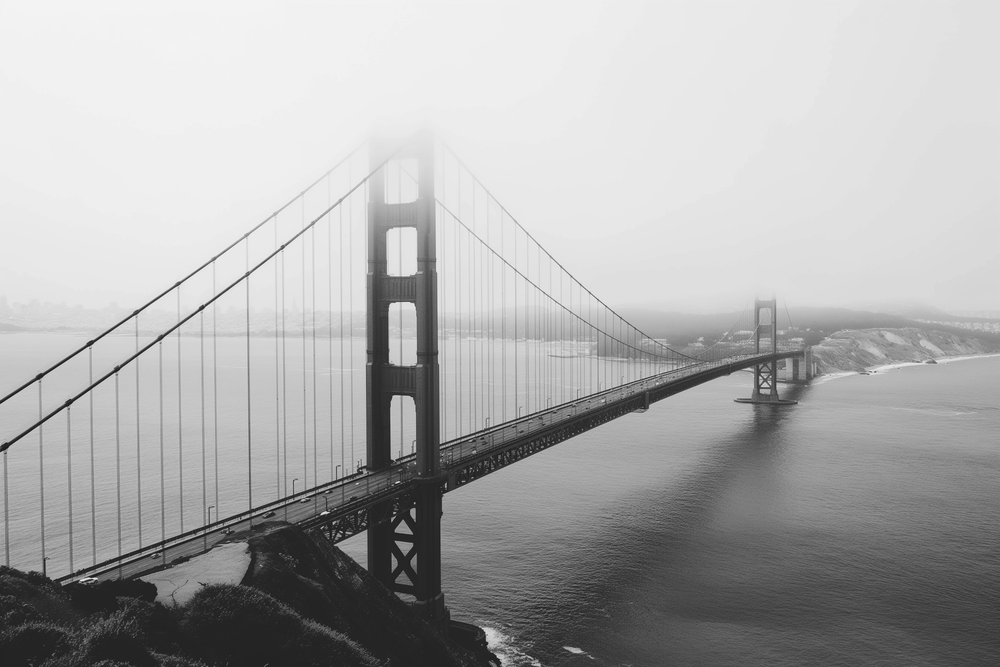
#> input picture input_images/ggb.png, 1000 x 667 px, shrunk from 4704 x 3136 before the run
$ python fft_tool.py ../input_images/ggb.png out.png out.png
#> lines starting #> are read from the running program, lines starting #| are printed output that depends on the picture
# /usr/bin/env python3
"""
fft_tool.py

Reads a grayscale PNG image and computes its 2D FFT magnitude and phase spectra,
and writes the results as a pair of PNG images.

Usage:
    fft_tool.py <input_image> <output_magnitude> <output_phase>

"""

import argparse
import numpy as np
import json
import os

from PIL import Image


def compute_fft(image_path: str, output_magnitude_path: str, output_phase_path: str):
    """
    Reads a grayscale PNG image and computes its 2D FFT magnitude and phase spectra,
    and writes the results as a pair of PNG images.

    Args:
        image_path: Path to the input grayscale PNG image.
        output_image_path: Path to the output PNG image containing the magnitude spectrum.

    """
#> called with image_path = '../input_images/ggb.png', output_magnitude_path = 'out.png', output_phase_path = 'out.png'
    # Read the input image
    image = Image.open(image_path).convert("L")
    image_array = np.array(image)

    # Compute the 2D FFT
    fft_result = np.fft.fft2(image_array)

    # Shift the zero frequency component to the center of the spectrum
    fft_shift = np.fft.fftshift(fft_result)

    # Compute the magnitude spectrum log-scaled for better visibility
    magnitude_spectrum = np.log1p(np.abs(fft_shift))
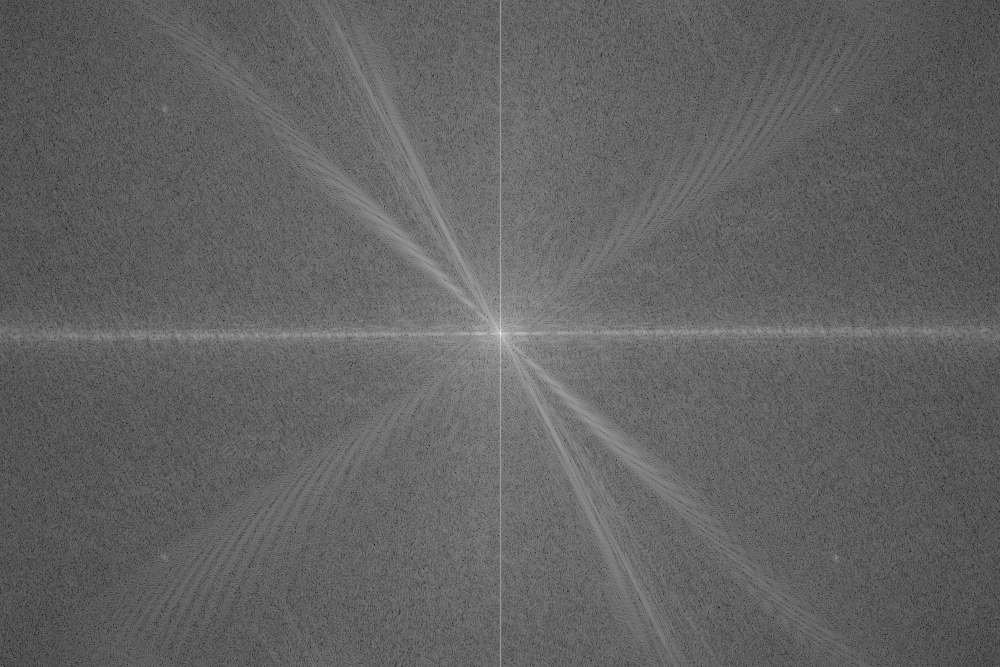
#> magnitude_spectrum: shape (667, 1000) float64; min 1.5, max 18.56, mean 8.13; drawn with min black and max white

    mag_min, mag_max = magnitude_spectrum.min(), magnitude_spectrum.max()
#> mag_min = 1.5; mag_max = 18.56

    # Compute the phase spectrum
    phase_spectrum = np.angle(fft_shift)
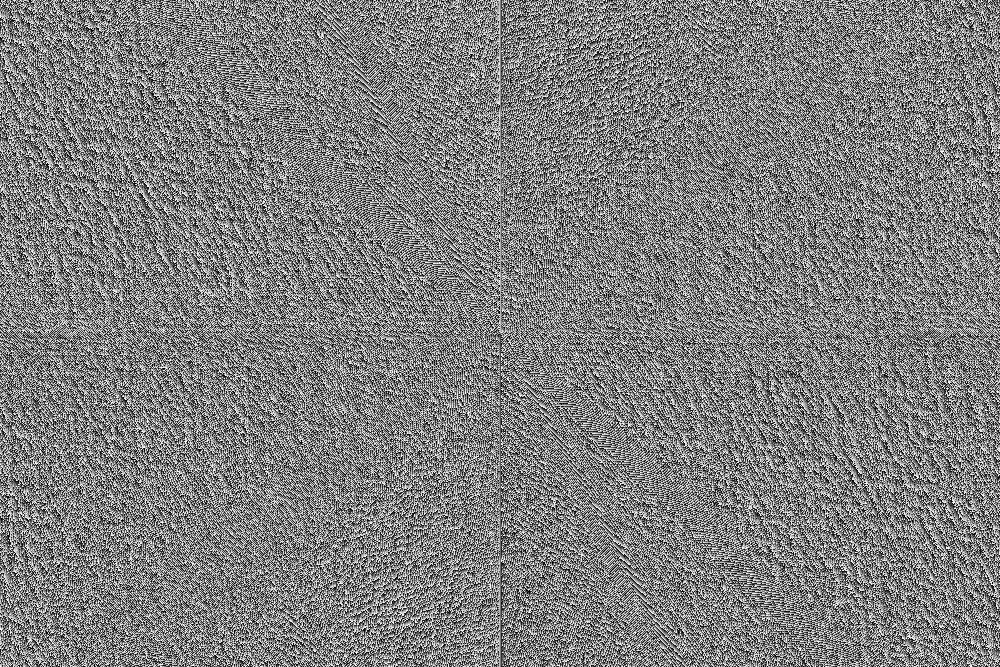
#> phase_spectrum: shape (667, 1000) float64; min -3.14, max 3.14, mean 1.49e-18; drawn with min black and max white

    # Normalize the magnitude spectrum to the range 0-255
    magnitude_spectrum_normalized = normalize_spectrum(magnitude_spectrum)

    # Normalize the phase spectrum to the range 0-255
    phase_spectrum_normalized = normalize_spectrum(phase_spectrum)

    # Create the output magnitude image
    create_and_save_image(magnitude_spectrum_normalized, output_magnitude_path)

    # Create the output phase image
    create_and_save_image(phase_spectrum_normalized, output_phase_path)

    # return mag_min and mag_max values for reconstruction(if needed)
    return {"mag_min": float(mag_min), "mag_max": float(mag_max)}


def normalize_spectrum(spectrum: np.ndarray) -> np.ndarray:
    """
    Normalizes a spectrum to the range 0-255.`
    """
    return (
        (spectrum - spectrum.min()) / (spectrum.max() - spectrum.min()) * 255
    ).astype(np.uint8)


def create_and_save_image(image: np.ndarray, path: str):
    """
    Creates an image from a numpy array and saves it to a file.
    """
    image = Image.fromarray(image)
    image.save(path)


def main():
    parser = argparse.ArgumentParser(
        description="Compute and save FFT magnitude and phase spectra of a grayscale PNG image."
    )
    parser.add_argument(
        "input_image", type=str, help="Path to the input grayscale PNG image."
    )
    parser.add_argument(
        "output_magnitude",
        type=str,
        help="Path to the output PNG image containing the magnitude spectrum.",
    )
    parser.add_argument(
        "output_phase",
        type=str,
        help="Path to the output PNG image containing the phase spectrum.",
    )
    parser.add_argument(
        "--metadata",
        dest="metadata_path",
        help="If provided, writable path to dump log-magnitude min/max JSON",
    )
    args = parser.parse_args()

    # compute fft and get metadata
    metadata = compute_fft(
        args.input_image,
        args.output_magnitude,
        args.output_phase,
    )
#> metadata = {'mag_min': 1.5, 'mag_max': 18.56}

    # write metadata JSON only if asked
    if args.metadata_path:
        out_dir = os.path.dirname(args.metadata_path) or "."
        os.makedirs(out_dir, exist_ok=True)
        with open(args.metadata_path, "w") as f:
            json.dump(metadata, f)

    print(f"FFT complete. Magnitude saved to {args.output_magnitude}")
    if args.output_phase:
        print(f"Phase saved to {args.output_phase}")
    if args.metadata_path:
        print(f"Metadata saved to {args.metadata_path}")


if __name__ == "__main__":
    main()
